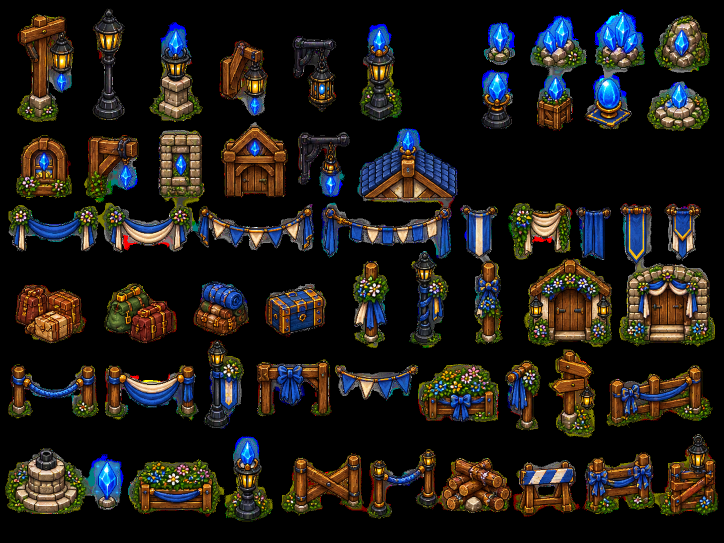
#> input picture assets/source_art/caden/accents/caden_edenite_festival_master_v1.png, 1448 x 1086 px (shown at 1/2 size)
$ python -i prepare_caden_edenite_festival_runtime_v1.py   (imports and definitions only)
#> lines starting #> are read from the running program, lines starting #| are printed output that depends on the picture
#!/usr/bin/env python3
"""Prepare deterministic Caden Edenite, Festival, and closure runtime sprites."""

from __future__ import annotations

import argparse
from dataclasses import dataclass
import hashlib
import json
from pathlib import Path

from PIL import Image, ImageDraw, ImageEnhance


ROOT = Path(__file__).resolve().parents[2]
SOURCE = ROOT / "assets/source_art/caden/accents/caden_edenite_festival_master_v1.png"
OUT = ROOT / "assets/environments/caden/accents"
PREVIEWS = ROOT / "docs/art/previews"
NEUTRAL_TOWN_PREVIEW = PREVIEWS / "caden_props_runtime_v1_town_square_preview.png"
NEUTRAL_PROPS = ROOT / "assets/environments/caden/props"

EXPECTED = {
    SOURCE: "95a1860a8cc172ae7fbb65a8256450c018f7cef277595c33af80211feff5fc16",
    ROOT / "assets/tilesets/caden/terrain/caden_terrain_runtime_v1_1.png": "bf97e3cb3df741b0290cbac648bb356a33eb65354f79b094f87466f87c82559a",
    ROOT / "assets/environments/caden/architecture/town_square/town_square_building_northwest_v1_1.png": "55ee5c5c35e2f646e5b8b2295680111eba56e71168d5efed5b246ae9f2c0f770",
    ROOT / "assets/environments/caden/architecture/town_square/town_square_building_southwest_v1_1.png": "790f375a5549e91af59950e91c648fc6c547fc2d1b092591dc33a56ba59b6780",
    ROOT / "assets/environments/caden/architecture/town_square/town_square_building_northeast_v1_1.png": "22c8515c03591d869174392fe83ee2a90c909f6c58b70820fb9a6ea60792d1a6",
    ROOT / "assets/environments/caden/architecture/town_square/town_square_building_southeast_v1_1.png": "68c8686dca3dae8f3173415a094c824f8601021ab51b6904968deef5e84ab487",
    ROOT / "assets/environments/caden/architecture/town_square/town_square_building_south_v1_1.png": "0693a95af32429919b54c72b0d4e5817298d6bd37d06897d7009579bc5394caa",
    ROOT / "assets/environments/caden/nature/ground/caden_nature_ground_runtime_v1.png": "9a9cf0889528763c2cdbdbe4b7d5fb755c5df9247529f9dcf2e5e5864190f045",
    ROOT / "assets/environments/caden/nature/trees/caden_tree_medium_01_v1.png": "4437f65ccff775395b4ac73dd1673ab7da65d7afdbd80256cd9325d09172c828",
    ROOT / "assets/environments/caden/nature/trees/caden_tree_medium_02_v1.png": "c062eca53c29d4f734716e2708c48acb35bfe86cafbfb71c453a667096f735d9",
    ROOT / "assets/environments/caden/nature/trees/caden_tree_small_01_v1.png": "099d85522798fa45f68b20e9b23afab2f171936c7279b0f96795d808d78bce78",
    ROOT / "assets/environments/caden/nature/trees/caden_tree_small_02_v1.png": "907f22a378b064941e7bf92aba877dd1ac9eb08e31f3b2c29c494d16954d9d1e",
    ROOT / "assets/environments/caden/nature/shrubs/caden_bush_medium_01_v1.png": "71d4f3883c0cb48ba20b05dea8288fc877b4031aeda2fe4a137141317e6b9c56",
    ROOT / "assets/environments/caden/nature/shrubs/caden_bush_medium_02_v1.png": "b7aa6706bd868e828e7c1843535b484eefe2b7416a172cf454c19d85ccb60fe5",
    ROOT / "assets/environments/caden/nature/shrubs/caden_bush_medium_03_v1.png": "d488ebf7a5e5a1b0e198e098c977047d7337c285df376ae75966255a5249cc28",
    ROOT / "assets/environments/caden/nature/shrubs/caden_shrub_small_01_v1.png": "1b6f822eeb9344af4964b798596d8397d3bbb46c0df8b094ca1de4176d4e3d51",
    ROOT / "assets/environments/caden/nature/shrubs/caden_shrub_small_02_v1.png": "9f0d898a81bce8dbb726e2d132b50ad0fef987cbce8f4aa46af8184d1ba3ed4c",
    ROOT / "assets/environments/caden/nature/shrubs/caden_shrub_small_03_v1.png": "6f18c869d556e9d37128a8cc78a2dfcd6348fe078c9293189ff89d575f6d5113",
    ROOT / "assets/environments/caden/nature/rocks/caden_rock_small_01_v1.png": "1314c6e6e33e4e32588980a7d74821f7ca0f8d27002801926ed45f1c861f4887",
    ROOT / "assets/environments/caden/nature/rocks/caden_rock_small_02_v1.png": "db8d584dcb72613b99e58dfa0d3ec7c034bb3d9ac8735bc22c6df06252b8beb6",
    ROOT / "assets/environments/caden/nature/rocks/caden_rock_cluster_01_v1.png": "1918ff6469b3684e84aba4c5ea6d7437d87894f280c84b5cf2fab0d629927660",
    NEUTRAL_PROPS / "seating/caden_bench_01_v1.png": "49c5ec39182644f034d691626af90770084b3a5924c6dc2f4e42410868e35b79",
    NEUTRAL_PROPS / "seating/caden_bench_02_v1.png": "b5363f4e1616c517864e717f3f88b5596a8f9bb516d6e8f82d0f77885bd075df",
    NEUTRAL_PROPS / "lighting/caden_lantern_post_01_v1.png": "705640a25a52bfddaf1dd624b2e301d6e01c6eaf88cfee717a7f6b6e0e341c59",
    NEUTRAL_PROPS / "lighting/caden_ground_lantern_01_v1.png": "4fcdf7d84a73a6026cd4cd38e72d5a6e482df9a621693682a3e6abc01df2908c",
    NEUTRAL_PROPS / "fences/caden_fence_straight_01_v1.png": "3f2c330f73edcea4cbf438eff7a9da3cff83a800df304bca3105578ac96065bf",
    NEUTRAL_PROPS / "fences/caden_fence_corner_01_v1.png": "1e5594b37e9340155861839c4124215ba13a162dbadd73e1966261a8f548c637",
    NEUTRAL_PROPS / "fences/caden_fence_gate_01_v1.png": "876bbd3f59c18e969294248a9ddea6dabffe5466cf85f1119811074ccf77a35c",
    NEUTRAL_PROPS / "fences/caden_fence_end_01_v1.png": "2e4f396a9241f0d86916fb49f8a31493e0166270c35fa4ded91877b7585919ef",
    NEUTRAL_PROPS / "planters/caden_planter_box_01_v1.png": "27bd2c5c79206ae766d8b36b21431e0d9bf6e67db5a6da22d1e55d681a7d3782",
    NEUTRAL_PROPS / "planters/caden_planter_box_02_v1.png": "c795d44f6d42242f9dbd88df45632e8b0fc8822e2d8da8c5a33dbaef42a6f7c8",
    NEUTRAL_PROPS / "storage/caden_barrel_01_v1.png": "6ba3230d218aa0659c3fe2d22d4f74afb5c6019f461155434b3b0bcfdd8c1e55",
    NEUTRAL_PROPS / "storage/caden_barrel_02_v1.png": "0cc377a6f04baa9995da2cfd097c000883b1f9146e80ce4fc76291cb95297c3d",
    NEUTRAL_PROPS / "storage/caden_crate_01_v1.png": "927fe189ec720bbf0eb1575fdbcb21dace7e27f27b3329d04e40cf13bd45a9fb",
    NEUTRAL_PROPS / "storage/caden_crate_02_v1.png": "be608df14dfd73ed49b4e1e98f683e45567ee640faec5b8a1ea57d0b7307b6a3",
    NEUTRAL_PROPS / "storage/caden_sack_cluster_01_v1.png": "df6d76760b092a75753f8ea10889416e6a14452948e1184b586283679f8bad95",
    NEUTRAL_PROPS / "storage/caden_storage_cluster_01_v1.png": "825732a76e08e1bacdd635ad42ba9227e0c205cd90a15521caea5db905d668c0",
    NEUTRAL_PROPS / "travel/caden_luggage_bundle_01_v1.png": "147b1345512ac5faf2a1754e2e19109a83b460a3b9cee5bb5810fd55994367d1",
    NEUTRAL_PROPS / "travel/caden_luggage_bundle_02_v1.png": "d6973d5921940315aa03dee3e01460b0b3f1a90538eaab091fd5c5d592e507b4",
    NEUTRAL_PROPS / "travel/caden_travel_pack_01_v1.png": "8d74fb7dc0f439bfb113b7bd2715f672e311273e90468f0a4cb3f3dd099a9caf",
    NEUTRAL_PROPS / "signage/caden_signpost_blank_01_v1.png": "c9761623de0099b3b84dd9909298f713d38546f31ab548a175c6ac5b75d64ede",
    ROOT / "project.godot": "b560718fd3141c70c318a2843b409b95490b876c139bd77104c125ce181c91f0",
}


@dataclass(frozen=True)
class AccentSpec:
    key: str
    category: str
    crop: tuple[int, int, int, int]
    canvas: tuple[int, int]
    filename: str
    alpha_mode: str
    implies_collision: bool


ACCENTS = (
    AccentSpec("edenite_lantern_01", "edenite", (700, 35, 825, 255), (64, 96), "caden_edenite_lantern_01_v1.png", "glow", True),
    AccentSpec("edenite_stone_fixture_01", "edenite", (280, 35, 425, 255), (64, 96), "caden_edenite_stone_fixture_01_v1.png", "glow", True),
    AccentSpec("edenite_small_fixture_01", "edenite", (945, 125, 1045, 275), (64, 64), "caden_edenite_small_fixture_01_v1.png", "glow", True),
    AccentSpec("festival_drape_01", "festival", (0, 395, 205, 520), (96, 64), "caden_festival_drape_01_v1.png", "binary", False),
    AccentSpec("festival_drape_02", "festival", (200, 395, 395, 520), (96, 64), "caden_festival_drape_02_v1.png", "binary", False),
    AccentSpec("festival_bunting_01", "festival", (385, 395, 640, 525), (96, 64), "caden_festival_bunting_01_v1.png", "binary", False),
    AccentSpec("festival_bunting_02", "festival", (635, 395, 915, 530), (96, 64), "caden_festival_bunting_02_v1.png", "binary", False),
    AccentSpec("festival_ribbon_drop_01", "festival", (915, 395, 1005, 535), (32, 64), "caden_festival_ribbon_drop_01_v1.png", "binary", False),
    AccentSpec("closure_gate_01", "closure", (545, 890, 735, 1045), (64, 64), "caden_closure_gate_01_v1.png", "binary", True),
    AccentSpec("closure_rope_01", "closure", (720, 885, 885, 1050), (64, 64), "caden_closure_rope_01_v1.png", "binary", True),
    AccentSpec("closure_timbers_01", "closure", (875, 890, 1030, 1050), (64, 64), "caden_closure_timbers_01_v1.png", "binary", True),
)

PROTOTYPE_KEYS = {
    "edenite_lantern_01",
    "edenite_small_fixture_01",
    "festival_bunting_01",
    "festival_drape_02",
    "closure_gate_01",
}

ADDITIONAL_FENCES = {
    "fence_corner": [(64, 672)],
    "fence_gate": [(256, 672)],
    "fence_straight": [(320, 32)],
    "fence_end": [(256, 32), (368, 32), (896, 672)],
}

EDENITE_PLACEMENTS = {
    "edenite_small_fixture_01": [(24, 176)],
    "edenite_lantern_01": [(704, 368)],
    "edenite_stone_fixture_01": [(672, 672)],
}

FESTIVAL_PLACEMENTS = {
    "festival_drape_02": [(128, 672)],
    "festival_bunting_01": [(320, 32)],
    "festival_drape_01": [(832, 672)],
    "festival_ribbon_drop_01": [(368, 144)],
}

CLOSURE_PLACEMENTS = {
    "closure_gate_01": [(688, 112)],
    "closure_rope_01": [(752, 112)],
    "closure_timbers_01": [(816, 112)],
}

FENCE_PATHS = {
    "fence_corner": NEUTRAL_PROPS / "fences/caden_fence_corner_01_v1.png",
    "fence_gate": NEUTRAL_PROPS / "fences/caden_fence_gate_01_v1.png",
    "fence_straight": NEUTRAL_PROPS / "fences/caden_fence_straight_01_v1.png",
    "fence_end": NEUTRAL_PROPS / "fences/caden_fence_end_01_v1.png",
}


def sha256(path: Path) -> str:
    return hashlib.sha256(path.read_bytes()).hexdigest()


# [98 lines left out: functions verify_inputs, reconstruct_alpha, harmonize, isolate, write_accent, not called in this run]


def top_left(image: Image.Image, anchor: tuple[int, int]) -> tuple[int, int]:
    return anchor[0] - image.width // 2, anchor[1] - image.height


# [55 lines left out: functions write_failure_gate, write_lineup, write_anchor_preview, not called in this run]


def load_fences() -> dict[str, Image.Image]:
    return {key: Image.open(path).convert("RGBA") for key, path in FENCE_PATHS.items()}


def composite_pass5(images: dict[str, Image.Image]) -> Image.Image:
    preview = Image.open(NEUTRAL_TOWN_PREVIEW).convert("RGBA")
    fences = load_fences()
    for key, anchors in ADDITIONAL_FENCES.items():
        for anchor in anchors:
            preview.alpha_composite(fences[key], top_left(fences[key], anchor))
    closure_corner = fences["fence_corner"]
    preview.alpha_composite(closure_corner, top_left(closure_corner, (624, 112)))
    for placements in (FESTIVAL_PLACEMENTS, EDENITE_PLACEMENTS, CLOSURE_PLACEMENTS):
        for key, anchors in placements.items():
            for anchor in anchors:
                preview.alpha_composite(images[key], top_left(images[key], anchor))
    return preview


def write_scene_previews(images: dict[str, Image.Image]) -> None:
    neutral = Image.open(NEUTRAL_TOWN_PREVIEW).convert("RGBA")
    final = composite_pass5(images)
    final.save(PREVIEWS / "caden_edenite_festival_runtime_v1_town_square_preview.png", optimize=False)

    comparison = Image.new("RGBA", (1920, 704), (30, 30, 30, 255))
    comparison.alpha_composite(neutral, (0, 0))
    comparison.alpha_composite(final, (960, 0))
    draw = ImageDraw.Draw(comparison, "RGBA")
    draw.rectangle((0, 0, 330, 24), fill=(20, 20, 20, 210))
    draw.text((8, 6), "Neutral Props Runtime v1", fill="white")
    draw.rectangle((960, 0, 1340, 24), fill=(20, 20, 20, 210))
    draw.text((968, 6), "Pass 5 fencing + restrained accents", fill="white")
    comparison.save(PREVIEWS / "caden_town_square_neutral_vs_festival_comparison.png", optimize=False)

    fence_overlay = final.copy()
    draw = ImageDraw.Draw(fence_overlay, "RGBA")
    fences = load_fences()
    for key, anchors in ADDITIONAL_FENCES.items():
        for anchor in anchors:
            image = fences[key]
            left, top = top_left(image, anchor)
            draw.rectangle((left, top, left + image.width - 1, top + image.height - 1), outline=(90, 255, 130, 255), width=2)
    for key in ("festival_drape_02", "festival_bunting_01", "festival_drape_01"):
        for anchor in FESTIVAL_PLACEMENTS[key]:
            image = images[key]
            left, top = top_left(image, anchor)
            draw.rectangle((left, top, left + image.width - 1, top + image.height - 1), outline=(80, 210, 255, 255), width=2)
    draw.rectangle((0, 656, 960, 688), outline=(255, 90, 90, 210), width=2)
    draw.rectangle((0, 0, 960, 32), outline=(255, 90, 90, 210), width=2)
    draw.text((8, 8), "green=new plain fence / cyan=decorated segment / red=existing boundary collision", fill=(255, 255, 255, 255))
    fence_overlay.save(PREVIEWS / "caden_edenite_festival_runtime_v1_fence_overlay.png", optimize=False)

    clearance = final.copy()
    draw = ImageDraw.Draw(clearance, "RGBA")
    for rectangle in ((0, 288, 224, 416), (736, 288, 960, 416), (416, 0, 544, 160), (416, 544, 544, 704)):
        draw.rectangle(rectangle, outline=(90, 210, 255, 255), width=2)
    for rectangle in ((64, 64, 224, 160), (64, 512, 224, 608), (768, 160, 896, 256), (736, 512, 896, 608), (288, 592, 416, 656)):
        draw.rectangle(rectangle, outline=(255, 95, 95, 255), width=2)
    draw.rectangle((256, 224, 352, 320), outline=(255, 225, 70, 255), width=3)
    for position in ((160, 352), (800, 352), (480, 160), (480, 544)):
        draw.rectangle((position[0] - 32, position[1] - 32, position[0] + 32, position[1] + 32), outline=(120, 255, 125, 255), width=2)
    for position in ((288, 448), (672, 256)):
        draw.rectangle((position[0] - 48, position[1] - 48, position[0] + 48, position[1] + 48), outline=(225, 120, 255, 255), width=2)
    draw.polygon(((576, 192), (704, 192), (864, 32), (736, 32)), outline=(255, 145, 35, 255))
    for placements in (EDENITE_PLACEMENTS, FESTIVAL_PLACEMENTS, CLOSURE_PLACEMENTS):
        for key, anchors in placements.items():
            image = images[key]
            for anchor in anchors:
                left, top = top_left(image, anchor)
                draw.rectangle((left, top, left + image.width - 1, top + image.height - 1), outline=(255, 165, 50, 220), width=1)
    draw.rectangle((697, 358, 711, 368), fill=(255, 70, 70, 85), outline=(255, 70, 70, 255), width=2)
    clearance.save(PREVIEWS / "caden_edenite_festival_runtime_v1_clearance_overlay.png", optimize=False)

    closure = final.crop((576, 0, 928, 192)).resize((704, 384), Image.Resampling.NEAREST)
    closure.save(PREVIEWS / "caden_terrebonne_closure_runtime_v1_preview.png", optimize=False)


# [22 lines left out: function main, not called in this run]


# [2 lines not run here, left out]

>>> import cv2
>>> picture = cv2.imread('../../assets/source_art/caden/accents/caden_edenite_festival_master_v1.png', cv2.IMREAD_GRAYSCALE)
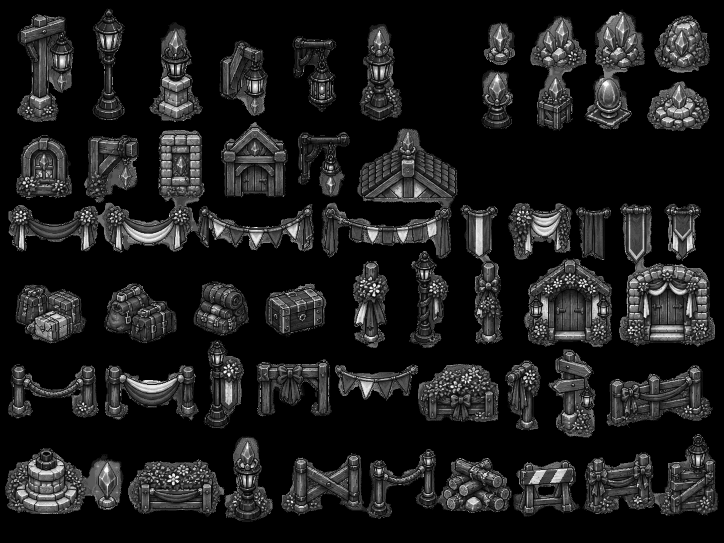
#> picture: shape (1086, 1448) (shown at 1/2 size); min 0, max 255, mean 28.6
>>> result = write_scene_previews(picture)
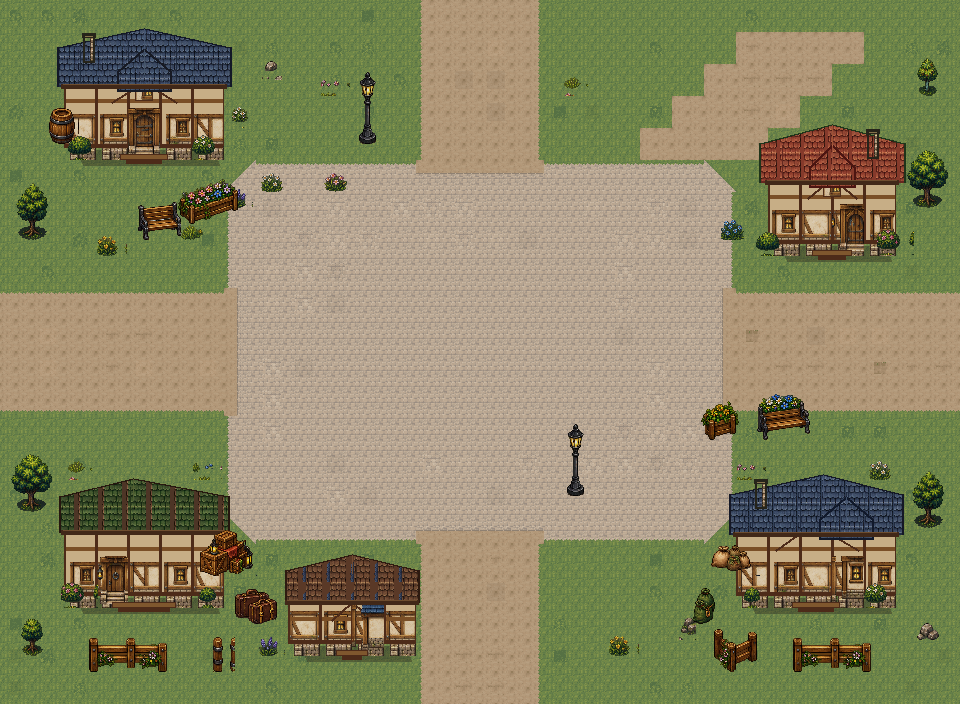
#> input picture docs/art/previews/caden_props_runtime_v1_town_square_preview.png, 960 x 704 px
#> in write_scene_previews, neutral is the input picture: PIL image 960x704 RGBA; mean R, G, B, A 137.2, 134.4, 97, 255
#> (the run stopped early here; a loop or call above may not have finished)
